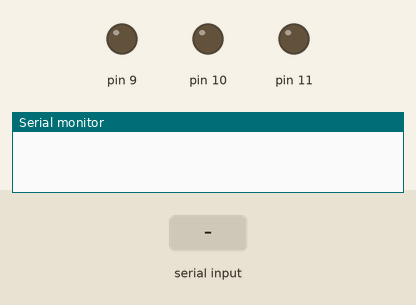
Simulated run of this sketch. Board: Arduino Uno, built with avr-gcc and run on an emulated ATmega328P. Shown: output pins drawn as LEDs (lit = HIGH), the last lines printed to the serial monitor. The inputs (shaded band) are chosen by the test bench.

Above: at 1.2 s.
1.3 s: "90,45,200R" received over Serial
At 4.1 s:
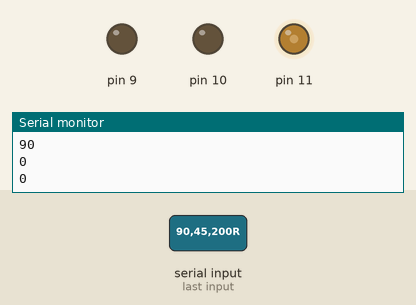
4.3 s: "30,150,10R" received over Serial
At 6.7 s:
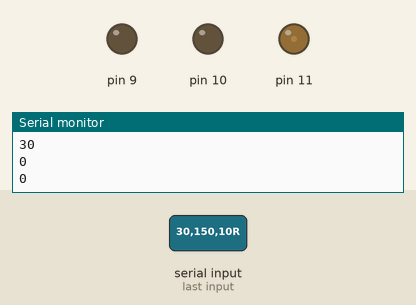
7.3 s: "200R" received over Serial
At 9.9 s:
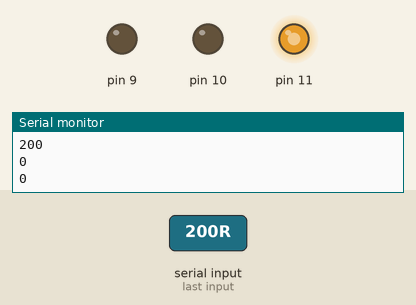
10.3 s: "90,45R" received over Serial
At 13.1 s:
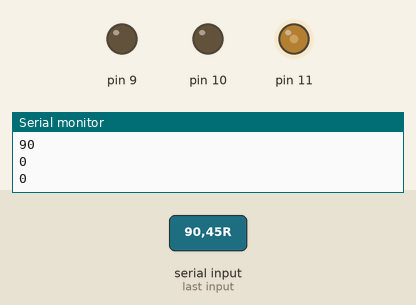
13.3 s: "30,150R" received over Serial
At 15.8 s:
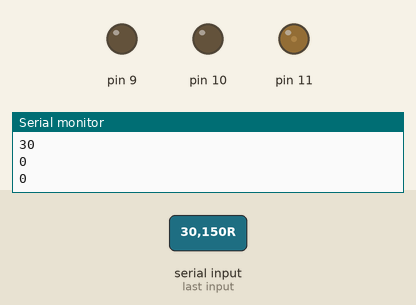
Timing chart, 0 to 17.3 s (numbered marks = the images above; inputs shaded):
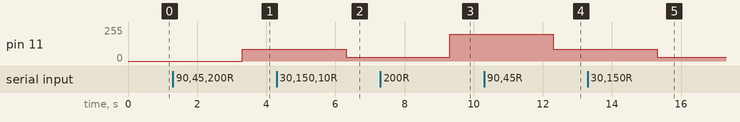

The sketch:

PWM_test2.2.ino
```cpp
// Author: Belta
// Create Time: 25/11/2022 20:37

void setup() {
  // put your setup code here, to run once:
  Serial.begin(9600);
  pinMode(11,OUTPUT);
  pinMode(10,OUTPUT);
  pinMode(9,OUTPUT);
}

void loop() {
  // put your main code here, to run repeatedly:
  if(Serial.available()>0)
  {
    String x_str=Serial.readStringUntil('R');
    String y_str=Serial.readStringUntil('G');
    String z_str=Serial.readStringUntil('B\n');
    int x=x_str.toInt();
    int y=y_str.toInt();
    int z=z_str.toInt();
    if(x >255)
    {
      x=255;
    }
    if(x <0)
    {
      x=0;
    }
    if(y >255)
    {
      y=255;
    }
    if(y <0)
    {
      y=0;
    }
    if(z >255)
    {
      z=255;
    }
    if(z <0)
    {
      z=0;
    }
    Serial.println(x);
    Serial.println(y);
    Serial.println(z);
    analogWrite(11,x);
    analogWrite(10,y);
    analogWrite(9,z);
  }
}
```

Measured:
- after the input at 1.3 s, pin 11: 0/255 → 90/255 after 2.0 s
- after the input at 4.3 s, pin 11: 90/255 → 30/255 after 2.0 s
- after the input at 7.3 s, pin 11: 30/255 → 200/255 after 2.0 s
- after the input at 10.3 s, pin 11: 200/255 → 90/255 after 2.0 s
- after the input at 13.3 s, pin 11: 90/255 → 30/255 after 2.0 s
